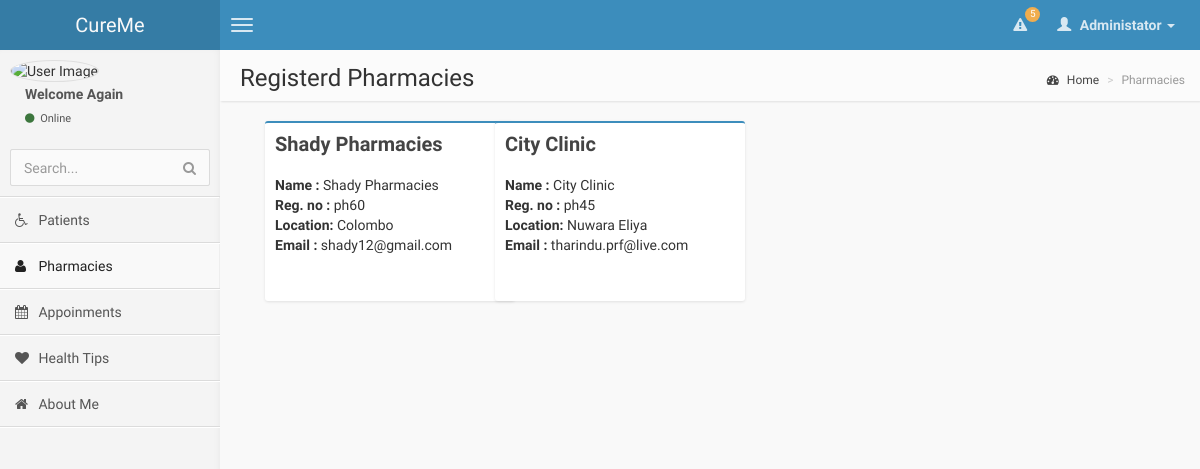
Page /views/doctor/pharmacies.php (signed in) on the committed database.
### tables this page shows
CREATE TABLE IF NOT EXISTS `pharmasist` (
  `pharmacy_Id` int(11) NOT NULL,
  `pharmacy_Name` varchar(45) DEFAULT NULL,
  `contact_Number` varchar(45) DEFAULT NULL,
  `password` varchar(64) NOT NULL,
  `email` varchar(1024) NOT NULL,
  `active` int(2) NOT NULL DEFAULT '0',
  `salt` varchar(1024) NOT NULL,
  `registration_Number` varchar(50) NOT NULL,
  `owner` varchar(50) NOT NULL,
  `address_No` varchar(50) NOT NULL,
  `address_Street` varchar(50) NOT NULL,
  `address_City` varchar(50) NOT NULL,
  `date_Of_Registration` date NOT NULL,
  PRIMARY KEY (`pharmacy_Id`)
);

### classes/db.php (called while the page is built, shortened)
<?php
class DB{
	private static $_instance=null;
	private $_pdo,
			$_query,
			$_error=false,
			$_result,
			$_count=0;
	private function __construct(){
	try{
		$this->_pdo=new PDO('mysql:host=' . Config::get('mysql/host') . ';dbname=' . Config::get('mysql/db') ,Config::get('mysql/username'),Config::get('mysql/password'));
		}
	catch(PDOException $e)
		{
		die($e->getMessage());
		}
	}
	public static function getInstance()
	{
	 if(!isset(self::$_instance))
	 {
		self::$_instance =new DB();
	 }
	 return self::$_instance;
	}
	public function  query($sql, $params=array())
	{
		if($this->_query = $this->_pdo->prepare($sql))
		{
				if($this->_query->execute()){
					$this->_result = $this->_query->fetchAll(PDO::FETCH_OBJ);
					}
				else{
					$this->_error=true;
				}
		}
		return($this);
	}
	public function results()
	{
		return $this->_result;
	}
}
?>

### classes/config.php (called while the page is built)
<?php
class Config
{
	public static function get($path=null)
	{
		if($path)
		{
			$config=$GLOBALS['config'];
			$path=explode('/',$path);
			foreach($path as $bit)
				{
					if(isset($config[$bit])){
						$config=$config[$bit];
					}
				}
		return($config);
		}
	}
}

### views/doctor/pharmacies.php (the view, shortened to what this page needs)
<!DOCTYPE html>
<html>
<head>
    <link href="../../css/bootstrap.min.css" rel="stylesheet" type="text/css" />
    <link href="../../css/font-awesome.min.css" rel="stylesheet" type="text/css" />
    <link href="../../css/ionicons.min.css" rel="stylesheet" type="text/css" />
    <link href="../../css/morris/morris.css" rel="stylesheet" type="text/css" />
    <link href="../../css/jvectormap/jquery-jvectormap-1.2.2.css" rel="stylesheet" type="text/css" />
    <link href="../../css/datepicker/datepicker3.css" rel="stylesheet" type="text/css" />
    <link href="../../css/daterangepicker/daterangepicker-bs3.css" rel="stylesheet" type="text/css" />
    <link href="../../css/bootstrap-wysihtml5/bootstrap3-wysihtml5.min.css" rel="stylesheet" type="text/css" />
    <link href="../../css/AdminLTE.css" rel="stylesheet" type="text/css" />
</head>
<?php
require('header.php');
require('navigation.php');
?>
<body class="skin-blue">
<div class="wrapper row-offcanvas row-offcanvas-left">
<aside class="right-side">
<section class="content-header">
    <h1>
        Registerd Pharmacies
    </h1>
    <ol class="breadcrumb">
        <li><a href="doctor.php"><i class="fa fa-dashboard"></i> Home</a></li>
        <li class="active">Pharmacies</li>
    </ol>
</section>
<?php
                $db=DB::getInstance();
                $db->query('SELECT * FROM pharmasist');
                $a=$db->results();
                ?>
<section class="content">
<section class="col-lg-12">
    <div class="col-sm-3">
        <?php
            foreach ($a as $ab){
            echo
        "
        <div class='box box-primary' style='height:180px; width:250px;'>
        <div class='box-header' data-toggle='tooltip' title='' data-original-title='Header tooltip'>
                <h5 class='box-title'><b>".$ab->pharmacy_Name."</b></h5>
            </div>
            <div class='box-body'>
                <div >
                <p>
                    <b>Name    : </b>".$ab->pharmacy_Name."</br>
                    <b>Reg. no : </b>".$ab->registration_Number."</br>
                    <b>Location: </b>".$ab->address_City."</br>
                    <b>Email   : </b>".$ab->email."
                </p>
                </div>
            </div>
        </div>
        </div>
        <div class='col-sm-2'>
        ";
    }
    ?>
</section>
<section class="col-lg-5 connectedSortable">
</section>
<section class="col-lg-7 connectedSortable">
</section>
</section>
</aside>
</div>
</body>
</html>

### rows in the picture
pharmasist: pharmacy_Name "Shady Pharmacies", registration_Number "ph60", address_City "Colombo", email "shady12@gmail.com"
pharmasist: pharmacy_Name "City Clinic", registration_Number "ph45", address_City "Nuwara Eliya", email "tharindu.prf@live.com"

### other values in the picture
count($db->results()) "5"
